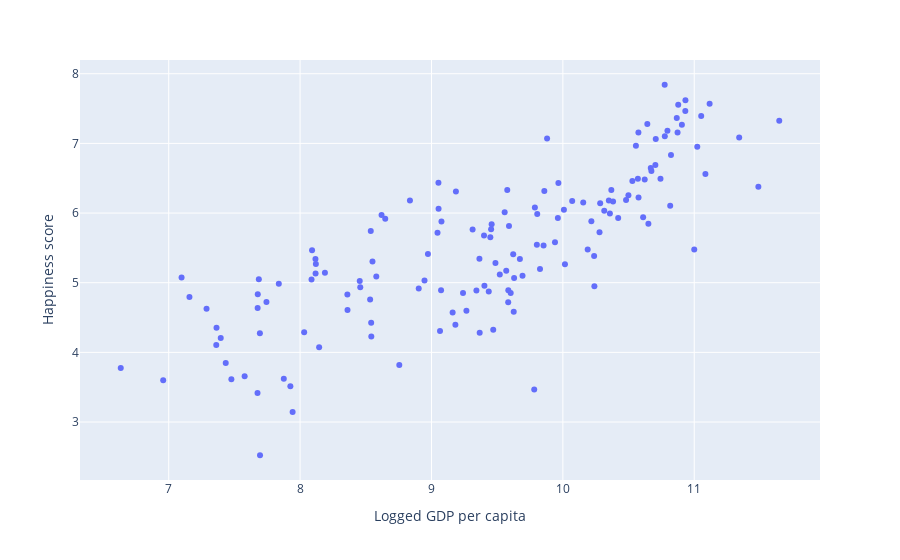

This figure's notebook cell:
### Code cell
# Scatter plot of Logged GDP per capita and Happiness score
fig = px.scatter(happiness_df, x="Logged GDP per capita", y="Happiness score",
         hover_name="Country name", size_max=60)
fig.show()

### Figure 1 — Plotly figure (JSON) as saved in the notebook; plotly's stock layout.template omitted (floating-point values rounded to 4 significant figures; data arrays with more than 128 entries replaced by an {"elided": "..."} marker saying what was removed)
{"data": [{"hovertemplate": "<b>%{hovertext}</b><br><br>Logged GDP per capita=%{x}<br>Happiness score=%{y}<extra></extra>", "hovertext": {"elided": "145 str values"}, "legendgroup": "", "marker": {"color": "#636efa", "symbol": "circle"}, "mode": "markers", "name": "", "orientation": "v", "showlegend": false, "type": "scatter", "x": {"elided": "145 float values"}, "xaxis": "x", "y": {"elided": "145 float values"}, "yaxis": "y"}], "layout": {"legend": {"tracegroupgap": 0}, "margin": {"t": 60}, "xaxis": {"anchor": "y", "domain": [0, 1], "title": {"text": "Logged GDP per capita"}}, "yaxis": {"anchor": "x", "domain": [0, 1], "title": {"text": "Happiness score"}}}}
